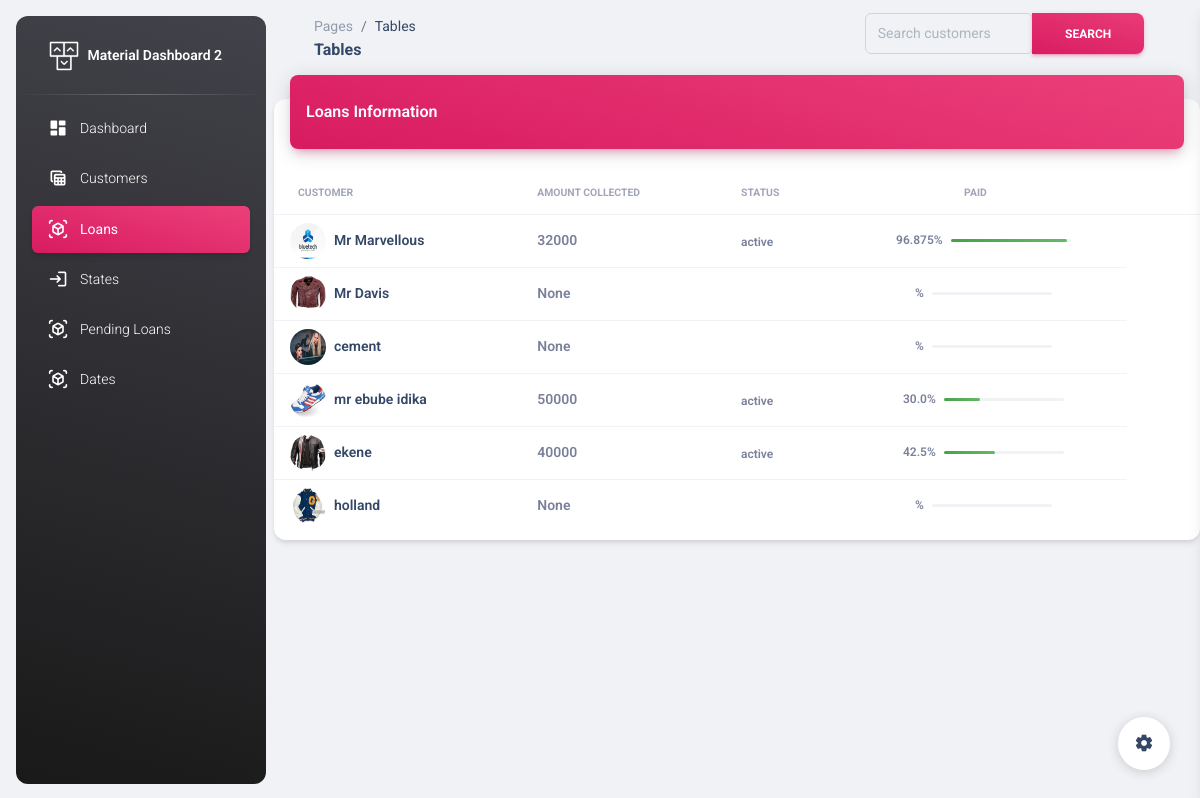
The page /administration/loans/ (signed in) on the database its author committed.
### administration/models.py (models this page shows, shortened)
class Customers(models.Model):
    name=models.CharField(max_length=100)
    branch=models.ForeignKey(Branch,on_delete=models.PROTECT,null=True,default=None)
    gender=models.CharField(max_length=100, null=True)
    occupation=models.CharField(max_length=100, null=True)
    state=models.CharField(max_length=100, null=True)
    passport=models.ImageField()
    business_name=models.CharField(max_length=100)
    bussiness_address=models.CharField(max_length=100)
    age=models.IntegerField()
    phone_number=models.IntegerField(null=True)
    home_address=models.CharField(max_length=100)
    card_number=models.IntegerField()
    guarantors_name=models.CharField(max_length=100)
    guarantors_phone=models.IntegerField()
    guarantors_address=models.CharField(max_length=100)
    goccupation=models.CharField(max_length=100,null=True)
    gstate=models.CharField(max_length=100,null=True)

### administration/decorator.py (the view, shortened to what this page needs)
        def wrapper(request, *args, **kwargs):
            if request.user.is_authenticated:
                if request.user.groups.filter(name__in=groups).exists():
                    return view_func(request, *args, **kwargs)
            else:
                return redirect('')

### administration/decorator.py (called while the page is built, shortened)
def group_required(groups=[]):
    def decorator(view_func):
        def wrapper(request, *args, **kwargs):
            if request.user.is_authenticated:
                if request.user.groups.filter(name__in=groups).exists():
                    return view_func(request, *args, **kwargs)
            else:
                return redirect('')
        return wrapper
    return decorator

### administration/views.py (called while the page is built)
@login_required
@group_required(["Admin"])
def loan_table(request):
    customer_loan_data = []
    customers = Customers.objects.filter(loan__status="active").distinct()
    for customer in customers:
        customer_loan_data = Customers.objects.annotate(
    total_borrowed=Sum('loan__amount_collected'),
    total_returned=Sum('loan__amount_paid'),
).prefetch_related('loan_set')
    for customer in customer_loan_data:
        if customer.total_borrowed:
            customer.loans = customer.loan_set.all().values('status', 'due_date')
            customer.ppaid =  (customer.total_returned/customer.total_borrowed)*100
    context={
        "data":customer_loan_data
    }
    return render(request,"administration/loans.html",context)

### administration/templates/administration/loans.html (shortened to what this page needs)
<!DOCTYPE html>
<html lang="en">
  {% load static %}
<head>
  <link href="{% static 'administration/assets/css/nucleo-icons.css'%}" rel="stylesheet" />
  <link href="{% static 'administration/assets/css/nucleo-svg.css'%}" rel="stylesheet" />
  <link id="pagestyle" href="{% static 'administration/assets/css/material-dashboard.css'%}" rel="stylesheet" />
</head>
<body class="g-sidenav-show  bg-gray-200">
  <aside class="sidenav navbar navbar-vertical navbar-expand-xs border-0 border-radius-xl my-3 fixed-start ms-3   bg-gradient-dark" id="sidenav-main">
    <div class="sidenav-header">
      <a class="navbar-brand m-0" href=" https://demos.creative-tim.com/material-dashboard/pages/dashboard " target="_blank">
        <img src="{% static 'administration/assets/img/logo-ct.png'%}" class="navbar-brand-img h-100" alt="main_logo">
        <span class="ms-1 font-weight-bold text-white">Material Dashboard 2</span>
      </a>
    </div>
    <hr class="horizontal light mt-0 mb-2">
    <div class="collapse navbar-collapse  w-auto " id="sidenav-collapse-main">
      <ul class="navbar-nav">
        <li class="nav-item">
          <a class="nav-link text-white " href="{% url 'dashboard'%}">
            <div class="text-white text-center me-2 d-flex align-items-center justify-content-center">
              <i class="material-icons opacity-10">dashboard</i>
            </div>
            <span class="nav-link-text ms-1">Dashboard</span>
          </a>
        </li>
        <li class="nav-item">
          <a class="nav-link text-white  " href="{% url 'customer_details'%}">
            <div class="text-white text-center me-2 d-flex align-items-center justify-content-center">
              <i class="material-icons opacity-10">table_view</i>
            </div>
            <span class="nav-link-text ms-1">Customers</span>
          </a>
        </li>
        <li class="nav-item">
            <a class="nav-link text-white active bg-gradient-primary" href="{% url 'loans'%}">
              <div class="text-white text-center me-2 d-flex align-items-center justify-content-center">
                <i class="material-icons opacity-10">view_in_ar</i>
              </div>
              <span class="nav-link-text ms-1">Loans</span>
            </a>
          </li>
          <li class="nav-item">
            <a class="nav-link text-white " href="{% url 'states'%}">
              <div class="text-white text-center me-2 d-flex align-items-center justify-content-center">
                <i class="material-icons opacity-10">login</i>
              </div>
              <span class="nav-link-text ms-1">States </span>
            </a>
          </li>
          <li class="nav-item">
            <a class="nav-link text-white " href="{% url 'applied'%}">
              <div class="text-white text-center me-2 d-flex align-items-center justify-content-center">
                <i class="material-icons opacity-10">view_in_ar</i>
              </div>
              <span class="nav-link-text ms-1">Pending Loans </span>
            </a>
          </li>
          <li class="nav-item">
            <a class="nav-link text-white  " href="{% url 'dates'%}">
              <div class="text-white text-center me-2 d-flex align-items-center justify-content-center">
                <i class="material-icons opacity-10">view_in_ar</i>
              </div>
              <span class="nav-link-text ms-1">Dates </span>
            </a>
          </li>
      </ul>
    </div>
  </aside>
  <main class="main-content position-relative max-height-vh-100 h-100 border-radius-lg ">
    <nav class="navbar navbar-main navbar-expand-lg px-0 mx-4 shadow-none border-radius-xl" id="navbarBlur" data-scroll="true">
      <div class="container-fluid py-1 px-3">
        <nav aria-label="breadcrumb">
          <ol class="breadcrumb bg-transparent mb-0 pb-0 pt-1 px-0 me-sm-6 me-5">
            <li class="breadcrumb-item text-sm"><a class="opacity-5 text-dark" href="javascript:;">Pages</a></li>
            <li class="breadcrumb-item text-sm text-dark active" aria-current="page">Tables</li>
          </ol>
          <h6 class="font-weight-bolder mb-0">Tables</h6>
        </nav>
        <div class="collapse navbar-collapse mt-sm-0 mt-2 me-md-0 me-sm-4" id="navbar">
          <div class="ms-md-auto pe-md-3 d-flex align-items-center">
            <form method="GET" action="{% url 'allloan_users'%}">
            <div class="input-group input-group-outline">
              <input type="text" class="form-control w-40 mb-2" name="q"  placeholder="Search customers">
              <button class="btn bg-gradient-primary w-40  mb-2" type="submit" onclick="{% url 'allloan_users'%}">Search</button>
              </form>
          </div>
        </div>
      </div>
    </nav>
      <div class="row">
        <div class="col-12">
          <div class="card my-4">
            <div class="card-header p-0 position-relative mt-n4 mx-3 z-index-2">
              <div class="bg-gradient-primary shadow-primary border-radius-lg pt-4 pb-3">
                <h6 class="text-white text-capitalize ps-3">Loans Information</h6>
              </div>
            </div>
            <div class="card-body px-0 pb-2">
              <div class="table-responsive p-0">
                <table class="table align-items-center justify-content-center mb-0">
                  <thead>
                    <tr>
                      <th class="text-uppercase text-secondary text-xxs font-weight-bolder opacity-7">Customer</th>
                      <th class="text-uppercase text-secondary text-xxs font-weight-bolder opacity-7 ps-2">Amount Collected</th>
                      <th class="text-uppercase text-secondary text-xxs font-weight-bolder opacity-7 ps-2">Status</th>
                      <th class="text-uppercase text-secondary text-xxs font-weight-bolder text-center opacity-7 ps-2">paid</th>
                      <th></th>
                    </tr>
                  </thead>
                  <tbody>
                    {% for loan in data %}
                    <tr>
                      <td>
                        <div class="d-flex px-2">
                          <div>
                            <img src="{{loan.passport.url}}" class="avatar avatar-sm rounded-circle me-2" alt="xd">
                          </div>
                          <div class="my-auto">
                            <h6 class="mb-0 text-sm">{{loan.name}}</h6>
                          </div>
                        </div>
                      </td>
                      <td>
                        <p class="text-sm font-weight-bold mb-0">{{loan.total_borrowed}}</p>
                      </td>
                      <td>
                        {% for s in loan.loans%}
                        <span class="text-xs font-weight-bold">{{s.status}}</span>
                        {% endfor %}
                      </td>
                      <td class="align-middle text-center">
                        <div class="d-flex align-items-center justify-content-center">
                          <span class="me-2 text-xs font-weight-bold">{{loan.ppaid}}%</span>
                          <div>
                            <div class="progress">
                                <div class="progress-bar bg-gradient-success" style="width: {{ loan.ppaid }}%;" role="progressbar" aria-valuenow="{{ loan.ppaid }}" aria-valuemin="0" aria-valuemax="100"></div>
                            </div>
                          </div>
                        </div>
                      </td>
                    </tr>
                    {% endfor %}
                  </tbody>
                </table>
              </div>
            </div>
          </div>
        </div>
      </div>
  </main>
  <div class="fixed-plugin">
    <a class="fixed-plugin-button text-dark position-fixed px-3 py-2">
      <i class="material-icons py-2">settings</i>
    </a>
  </div>
</body>
</html>

### rows shown on the page
Customers: passport (picture), name "Mr Marvellous", total_borrowed "32000", status "active", ppaid "96.875"
Customers: passport (picture), name "Mr Davis", total_borrowed "None"
Customers: passport (picture), name "cement", total_borrowed "None"
Customers: passport (picture), name "mr ebube idika", total_borrowed "50000", status "active", ppaid "30.0"
Customers: passport (picture), name "ekene", total_borrowed "40000", status "active", ppaid "42.5"
Customers: passport (picture), name "holland", total_borrowed "None"
